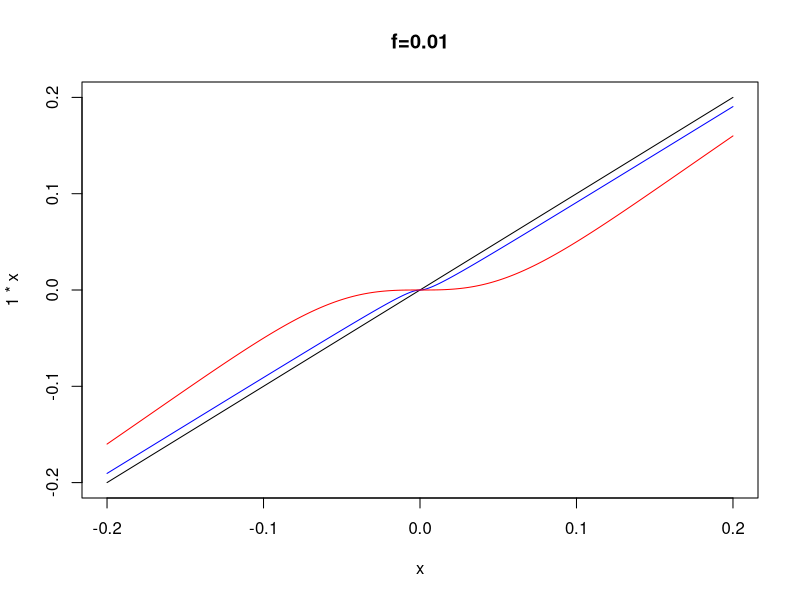

Reproduce this figure in R.
set.seed(42)
x <- sort(runif(1e5, min=-.20, max=.20))

shrink_l1 <- function(x, f){
  shrinkage = abs(x)/(f+abs(x))
  return(x * shrinkage)
}

shrink_l2 <- function(x, f){
  shrinkage = x^2/(f+x^2)
  return(x * shrinkage)
}

plot(1*x ~ x, type='l')
f=.01
lines(shrink_l1(x, f) ~ x, col='blue')
lines(shrink_l2(x, f) ~ x, col='red')
title(paste0('f=', f))
legend(-4, 4, legend=c("l1", "l2"), col=c("blue", "red"), lty=1)
